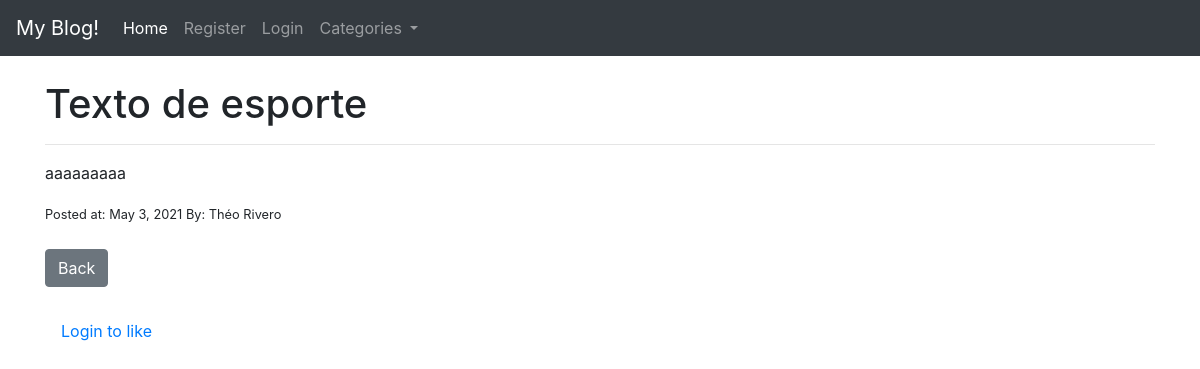
Before: /article/13 with the older database file.
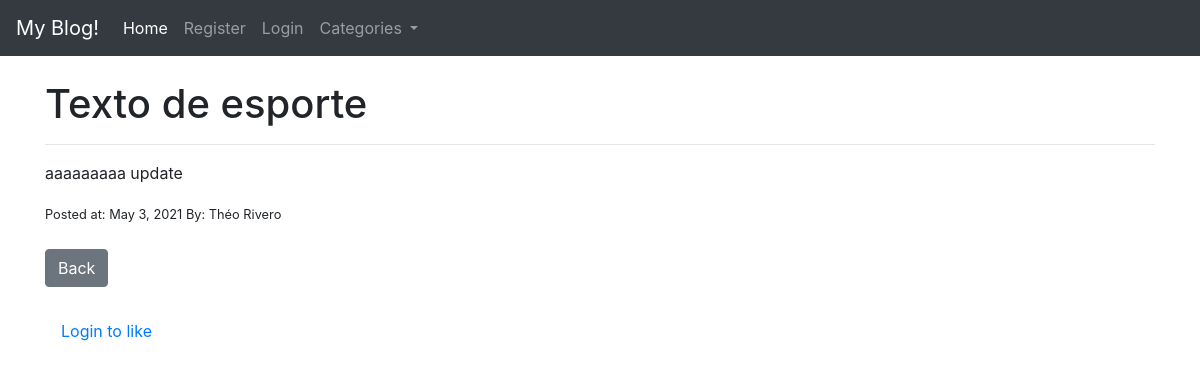
After: the same page with the newer database file.
### theblog/models.py (models this page shows, shortened)
class Post(models.Model):
	title = models.CharField(max_length=255)
	title_tag = models.CharField(max_length=255)
	author = models.ForeignKey(User, on_delete=models.CASCADE) #models.CASCADE caso o user seja apagado todos os seus posts são apagados tbm
	body = models.TextField()
	post_date = models.DateField(auto_now_add=True)
	category = models.CharField(max_length=255, default='coding')
	likes = models.ManyToManyField(User, related_name='blog_post')
	def total_likes(self):
		return self.likes.count()

### theblog/views.py (the view)
# urls.py: path('article/<int:pk>', ArticleDetailView.as_view(), name='article-detail'),
class ArticleDetailView(DetailView):
	model = Post
	template_name = 'article_details.html'
	def get_context_data(self, *args, **kwargs):
		cat_menu = Category.objects.all()
		context = super(ArticleDetailView,self).get_context_data(*args, **kwargs)
		post = get_object_or_404(Post, id=self.kwargs['pk'])
		liked = False
		if post.likes.filter(id=self.request.user.id).exists():
			liked = True
		context['liked'] = liked
		context['total_likes'] = post.total_likes()
		context['cat_menu'] = cat_menu
		return context

### theblog/templates/article_details.html (shortened to what this page needs)
{% extends 'base.html' %}
{% block content %}
	<h1>{{post.title}} </h1>
	<hr>
	<p>{{post.body|safe}}</p>
	<small>Posted at: {{post.post_date}} By: {{post.author.first_name}} {{post.author.last_name}}</small>
	<a href="{% url 'home' %}" class='btn btn-secondary'>Back</a>
	<form action="{% url 'like_post' post.pk %}" method='POST'>
	{% if user.is_authenticated %}
		{% if liked %}
			<button type=submit name='post_id' value='{{post.id}}' class='btn btn-danger'>Unlike</button> - {{total_likes}} Likes
		{% else %}
			<button type=submit name='post_id' value='{{post.id}}' class='btn btn-primary'>Like</button> - {{total_likes}} Likes
		{% endif %}
	{% else %}
		<a class="nav-link" href="{% url 'login' %}">Login to like</a>
	{% endif %}
	</form>
{% endblock %}

Changed rows visible on the page:
changed Post "Texto de esporte": body "aaaaaaaaa" → "aaaaaaaaa update"
